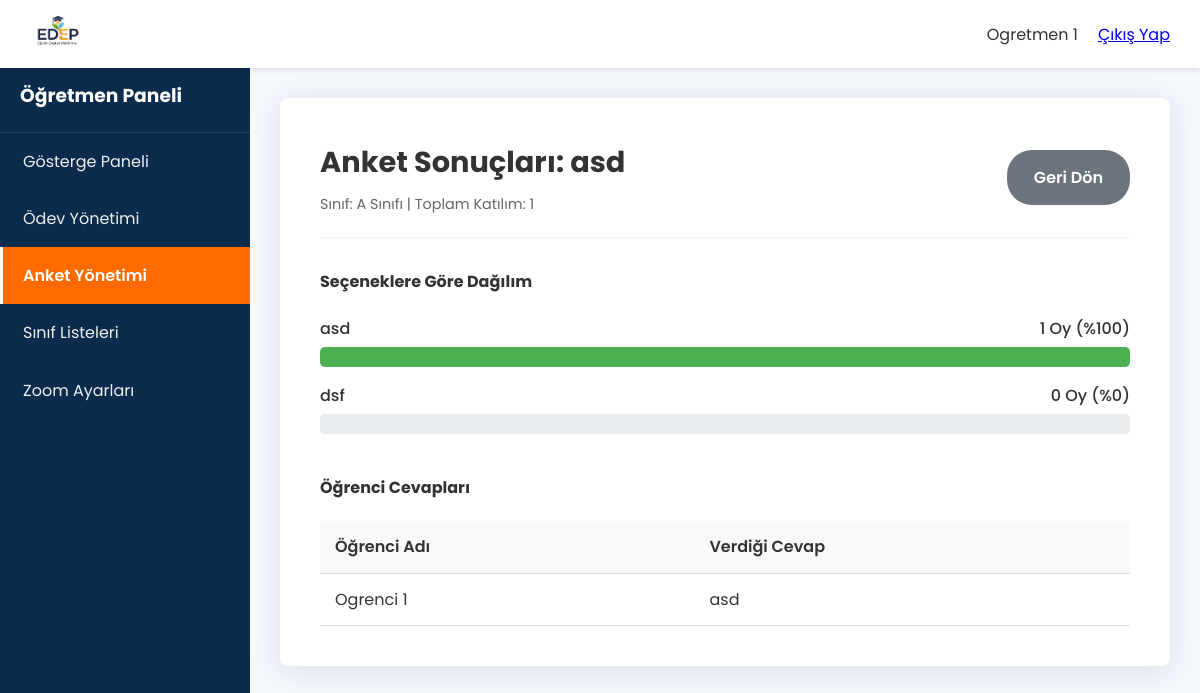
The app's page /panel.php?sayfa=anket_detay&anket_id=3 (signed in) with its own data.
### tables this page shows
CREATE TABLE `anketler` (
  `id` int(11) NOT NULL,
  `ogretmen_id` int(11) NOT NULL,
  `sinif_id` int(11) NOT NULL,
  `anket_basligi` varchar(255) NOT NULL,
  `olusturma_tarihi` timestamp NULL DEFAULT current_timestamp()
);

CREATE TABLE `siniflar` (
  `id` int(11) NOT NULL,
  `sinif_adi` varchar(100) NOT NULL,
  `seviye` int(11) NOT NULL
);

CREATE TABLE `anket_secenekleri` (
  `id` int(11) NOT NULL,
  `anket_id` int(11) NOT NULL,
  `secenek_metni` varchar(255) NOT NULL
);

CREATE TABLE `kullanicilar` (
  `id` int(11) NOT NULL,
  `kullanici_adi` varchar(50) NOT NULL,
  `sifre` varchar(255) NOT NULL,
  `gecici_sifre` varchar(255) DEFAULT NULL,
  `zoom_id` varchar(255) DEFAULT NULL,
  `zoom_parola` varchar(255) DEFAULT NULL,
  `ad_soyad` varchar(100) NOT NULL,
  `rol` enum('admin','bas_ogretmen','ogretmen','veli','ogrenci') NOT NULL,
  `telefon` varchar(20) DEFAULT NULL,
  `telegram_chat_id` varchar(50) DEFAULT NULL,
  `telegram_linking_code` varchar(50) DEFAULT NULL,
  `email` varchar(100) DEFAULT NULL,
  `kayit_tarihi` timestamp NULL DEFAULT current_timestamp()
);

### includes/paneller/ogretmen_sayfalar/anket_detay.php (the view, shortened to what this page needs)
<?php
global $conn;
$ogretmen_id = $_SESSION['kullanici_id'];
$anket_id = isset($_GET['anket_id']) ? intval($_GET['anket_id']) : 0;
$stmt_anket = $conn->prepare("
    SELECT a.id, a.anket_basligi, a.olusturma_tarihi, s.sinif_adi
    FROM anketler a
    JOIN siniflar s ON a.sinif_id = s.id
    WHERE a.id = ? AND a.ogretmen_id = ?
");
$stmt_anket->bind_param("ii", $anket_id, $ogretmen_id);
$stmt_anket->execute();
$result_anket = $stmt_anket->get_result();
$anket = $result_anket->fetch_assoc();
$stmt_sonuclar = $conn->prepare("
    SELECT
        ase.id as secenek_id,
        ase.secenek_metni,
        COUNT(ac.id) as oy_sayisi
    FROM anket_secenekleri ase
    LEFT JOIN anket_cevaplari ac ON ase.id = ac.secilen_secenek_id
    WHERE ase.anket_id = ?
    GROUP BY ase.id, ase.secenek_metni
    ORDER BY oy_sayisi DESC
");
$stmt_sonuclar->bind_param("i", $anket_id);
$stmt_sonuclar->execute();
$sonuclar = $stmt_sonuclar->get_result()->fetch_all(MYSQLI_ASSOC);
$toplam_oy = array_sum(array_column($sonuclar, 'oy_sayisi'));
$stmt_detayli_cevaplar = $conn->prepare("
    SELECT k.ad_soyad, ase.secenek_metni
    FROM anket_cevaplari ac
    JOIN kullanicilar k ON ac.ogrenci_id = k.id
    JOIN anket_secenekleri ase ON ac.secilen_secenek_id = ase.id
    WHERE ac.anket_id = ?
    ORDER BY k.ad_soyad ASC
");
$stmt_detayli_cevaplar->bind_param("i", $anket_id);
$stmt_detayli_cevaplar->execute();
$detayli_cevaplar = $stmt_detayli_cevaplar->get_result()->fetch_all(MYSQLI_ASSOC);
?>
<div class="card">
    <div class="card-header">
        <div>
            <h1>Anket Sonuçları: <?= htmlspecialchars($anket['anket_basligi']) ?></h1>
            <p class="subtitle">Sınıf: <?= htmlspecialchars($anket['sinif_adi']) ?> | Toplam Katılım: <?= $toplam_oy ?></p>
        </div>
        <a href="panel.php?sayfa=anket_yonetimi" class="btn btn-secondary">Geri Dön</a>
    </div>
    <div class="card-body">
        <h4 style="margin-bottom: 20px;">Seçeneklere Göre Dağılım</h4>
        <div class="anket-sonuclari" style="margin-bottom: 40px; display: flex; flex-direction: column; gap: 15px;">
             <?php if (count($sonuclar) > 0): ?>
                <?php foreach ($sonuclar as $sonuc):
                    $yuzde = ($toplam_oy > 0) ? round(($sonuc['oy_sayisi'] / $toplam_oy) * 100) : 0;
                ?>
                    <div class="anket-sonuc-item">
                        <div class="secenek-bilgi" style="display: flex; justify-content: space-between; margin-bottom: 5px; font-weight: 500;">
                            <span><?= htmlspecialchars($sonuc['secenek_metni']) ?></span>
                            <span><?= $sonuc['oy_sayisi'] ?> Oy (%<?= $yuzde ?>)</span>
                        </div>
                        <div class="progress-bar-container" style="width: 100%; background-color: #e9ecef; border-radius: 5px;">
                            <div class="progress-bar" style="height: 20px; background-color: var(--accent-color); border-radius: 5px; width: <?= $yuzde ?>%; transition: width 0.5s ease-in-out;"></div>
                        </div>
                    </div>
                <?php endforeach; ?>
            <?php else: ?>
                <p>Bu anket için henüz bir seçenek bulunmuyor.</p>
            <?php endif; ?>
        </div>
        <h4 style="margin-top: 40px; margin-bottom: 20px;">Öğrenci Cevapları</h4>
        <div class="table-responsive">
            <table class="table">
                <thead>
                    <tr>
                        <th>Öğrenci Adı</th>
                        <th>Verdiği Cevap</th>
                    </tr>
                </thead>
                <tbody>
                    <?php if (count($detayli_cevaplar) > 0): ?>
                        <?php foreach ($detayli_cevaplar as $cevap): ?>
                            <tr>
                                <td><?= htmlspecialchars($cevap['ad_soyad']) ?></td>
                                <td><?= htmlspecialchars($cevap['secenek_metni']) ?></td>
                            </tr>
                        <?php endforeach; ?>
                    <?php else: ?>
                        <tr>
                            <td colspan="2" style="text-align: center;">Bu ankete henüz katılım olmadı.</td>
                        </tr>
                    <?php endif; ?>
                </tbody>
            </table>
        </div>
    </div>
</div>

### css/style.css (style rules this page uses)
:root { --primary-color: #FF6B00; --secondary-color: #0A2B4C; --accent-color: #4CAF50; --info-color: #17a2b8; --danger-color: #dc3545; --warning-color: #ffc107; --text-color: #333; --light-text-color: #FFFFFF; --background-color: #F4F7FC; --container-width: 1140px; --border-radius: 8px; }
* { margin: 0; padding: 0; box-sizing: border-box; }
html { scroll-behavior: smooth; }
body { font-family: 'Poppins', sans-serif; line-height: 1.7; color: var(--text-color); background-color: var(--background-color); display: flex; flex-direction: column; min-height: 100vh; }
.btn { display: inline-block; padding: 12px 25px; border-radius: 25px; text-decoration: none; font-weight: 600; transition: all 0.3s ease; border: 2px solid transparent; cursor: pointer; text-align: center; }
.btn-secondary { background-color: #6c757d; color: #fff; }
.card { background: #fff; padding: 40px; border-radius: var(--border-radius); box-shadow: 0 5px 30px rgba(0, 43, 84, 0.1); width: 100%; }
.card-header { display: flex; justify-content: space-between; align-items: center; margin-bottom: 30px; padding-bottom: 20px; border-bottom: 1px solid #eee; }
.card-header h1 { font-size: 1.8rem; }
.subtitle { color: #666; font-size: 0.9rem; margin-top: 5px; }
.table-responsive { overflow-x: auto; }
.table { width: 100%; border-collapse: collapse; }
.table th, .table td { padding: 12px 15px; border-bottom: 1px solid #ddd; text-align: left; vertical-align: middle; }
.table th { background-color: #f8f9fa; font-weight: 600; }

### records on screen
anketler: anket_basligi "asd", sinif.sinif_adi "A Sınıfı"
anket_secenekleri: secenek_metni "asd", oy_sayisi "1", yuzde "100"
anket_secenekleri: secenek_metni "dsf", oy_sayisi "0", yuzde "0"
kullanicilar: ad_soyad "Ogrenci 1", anket_secenekleri.secenek_metni "asd"

### other values on screen
$_SESSION['ad_soyad'] "Ogretmen 1"
$toplam_oy "1"
